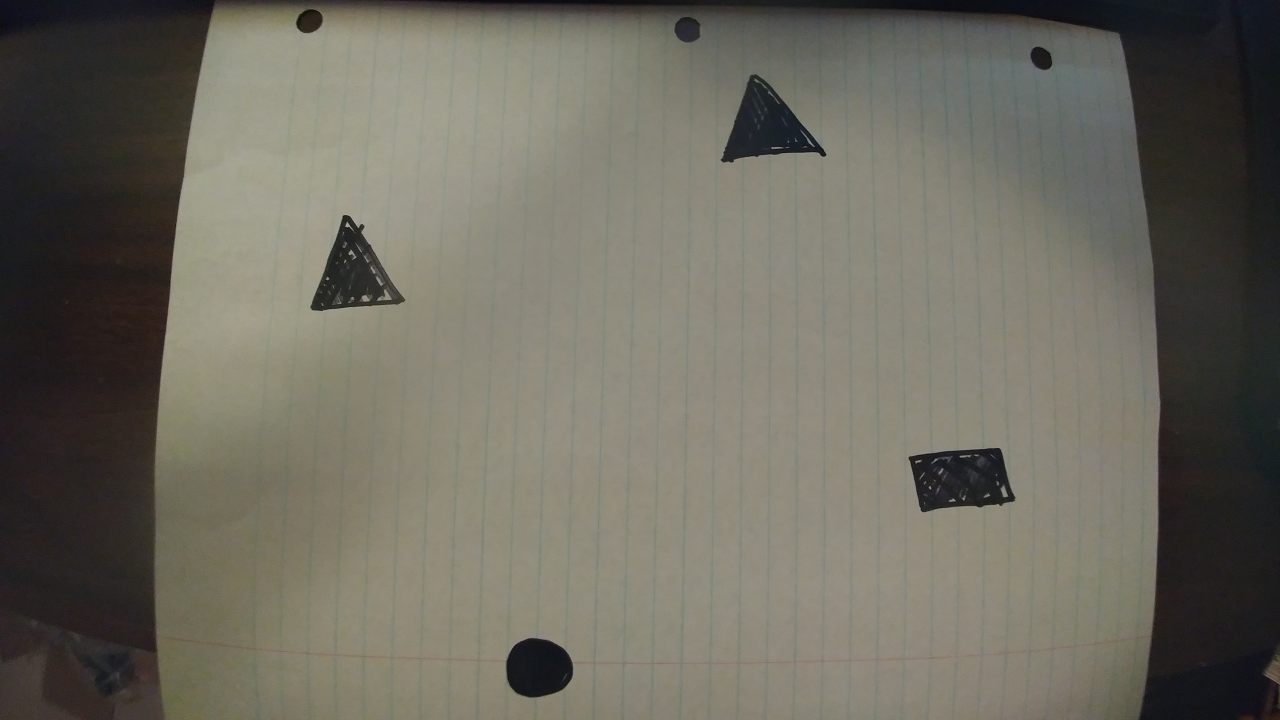
//> input picture OpenROV2.8-master/image.jpg, 3840 x 2160 px, given in place of the camera (shown at 1/3 size)
$ ./Source   (built with g++ and OpenCV 4)
//> lines starting //> are read from the running program, lines starting //| are printed output that depends on the picture; after the words box and inside, x2 and y2 are one past the last pixel; in counts of white or black regions, pixels touching at a corner belong together
### OpenROV2.8-master/TargetTrackingCode/Uuv.h
#pragma once
#include <string>
using namespace std;
class Uuv
{
public:
	Uuv();
	~Uuv();
private:
	int xPosition;
	int yPosition;
	string type;
};

### OpenROV2.8-master/TargetTrackingCode/Target.h
#pragma once
#include <string>
#include <opencv\cv.h>
#include <opencv\highgui.h>

using namespace std;
using namespace cv;
class Target
{
public:
	Target();
	Target(string name);
	int getXPos();
	void setXPos(int x);

	int getYPos();
	void setYPos(int y);

	Scalar getHSVmin();
	Scalar getHSVmax();

	void setHSVmin(Scalar min);
	void setHSVmax(Scalar max);

	void setAngle(double a);
	double getAngle();
	string getType() { return type; }
	void setType(string t) { type = t; }

	Scalar getColour() {
		return Colour;
	}
	void setColour(Scalar c) {

		Colour = c;
	}


	~Target(void);
private:
	int xPosition;
	int yPosition;
	double angle;

	Scalar HSVmin, HSVmax;
	Scalar Colour;
	string type;


};

### OpenROV2.8-master/TargetTrackingCode/RedObjectTracking.h
//
//  RedObjectTracking.h
//  openctest2
//
//  Created by kehlin swain on 1/9/15.
//  Copyright (c) 2015 Kehlin Swain. All rights reserved.
//

#ifndef __openctest2__RedObjectTracking__
#define __openctest2__RedObjectTracking__

#include <stdio.h>
#include <iostream>
#include "opencv2/highgui/highgui.hpp"
#include "opencv2/imgproc/imgproc.hpp"

using namespace cv;
using namespace std;

void RedObjectTracking();
#endif /* defined(__openctest2__RedObjectTracking__) */

### OpenROV2.8-master/TargetTrackingCode/Target.cpp
#include "Target.h"


// [7 lines left out: function Target, not called in this run]

Target::Target(string name)
{
	if (name == "red") {
		setType("red");
		setHSVmax(Scalar(179, 255, 255));
		setHSVmin(Scalar(160, 100, 100));

		//setHSVmin(Scalar(0,152,92));
		//setHSVmax(Scalar(7,188,201));
		//cv::inRange(hsv_image, cv::Scalar(0, 100, 100), cv::Scalar(10, 255, 255), lower_red_hue_range);
		//cv::inRange(hsv_image, cv::Scalar(160, 100, 100), cv::Scalar(179, 255, 255), upper_red_hue_range);

		//BGR value for RED:
		setColour(Scalar(0, 0, 255));
	}
	if (name == "yellow")
	{
		setType("yellow");
		setHSVmin(Scalar(0, 0, 0));
		setHSVmax(Scalar(255, 255, 255));

		//BGR value for Yellow:
		setColour(Scalar(0, 255, 255));
	}
	if (name == "black")
	{
		setHSVmin(Scalar(0, 0, 0,0));
		setHSVmax(Scalar(180, 255, 40,0));
		//testing for black color

		setType("black");
		//BGR value for black:
		setColour(Scalar(0, 0, 0));
	}
}
//setters and getters
void Target::setAngle(double a)
{
	Target::angle = a;
}
// [4 lines left out: function getAngle, not called in this run]

 int Target::getXPos() {
	return Target::xPosition;
}
 // [12 lines left out: functions setXPos, getYPos, setYPos, not called in this run]
 Scalar Target::getHSVmin()
 {
	 return Target::HSVmin;
 }
 Scalar Target::getHSVmax()
 {
	 return Target::HSVmax;
 }
 void  Target::setHSVmax(Scalar max)
 {
	 Target::HSVmax = max;
 }
 void Target::setHSVmin(Scalar min)
 {
	 Target::HSVmin = min;
 }


Target::~Target(void)
{
}

### OpenROV2.8-master/TargetTrackingCode/Source.cpp
#include "opencv2/highgui/highgui.hpp"
#include "opencv2/imgproc/imgproc.hpp"
#include <iostream>
#include "RedObjectTracking.h"
#include "Target.h"
#include "Uuv.h"

#define PI 3.14159265

using namespace cv;
using namespace std;
using namespace cv;
//initial min and max HSV filter values.
//these will be changed using trackbars
int H_MIN = 0;
int H_MAX = 256;
int S_MIN = 0;
int S_MAX = 256;
int V_MIN = 0;
int V_MAX = 256;
//default capture width and height
const int FRAME_WIDTH = 640;
const int FRAME_HEIGHT = 480;
//max number of objects to be detected in frame
const int MAX_NUM_OBJECTS = 3;
//minimum and maximum object area
const int MIN_OBJECT_AREA = 20 * 20;
const int MAX_OBJECT_AREA = FRAME_HEIGHT*FRAME_WIDTH / 4; //1.5
//names that will appear at the top of each window
const string windowName = "Original Image";
const string windowName1 = "HSV Image";
const string windowName2 = "Thresholded Image";
const string windowName3 = "After Morphological Operations";
const string trackbarWindowName = "Trackbars";
int xArrayBlack[MAX_NUM_OBJECTS];
int yArrayBlack[MAX_NUM_OBJECTS];
int xArrayRed[MAX_NUM_OBJECTS];
int yArrayRed[MAX_NUM_OBJECTS];
vector <Target> allVect;

// [53 lines left out: functions on_trackbar, intToString, createTrackbars, drawObject, not called in this run]
void morphOps(Mat &thresh) {

	//create structuring element that will be used to "dilate" and "erode" image.
	//the element chosen here is a 3px by 3px rectangle

	Mat erodeElement = getStructuringElement(MORPH_RECT, Size(3, 3));
	//dilate with larger element so make sure object is nicely visible
	Mat dilateElement = getStructuringElement(MORPH_RECT, Size(8, 8));

	erode(thresh, thresh, erodeElement);
	erode(thresh, thresh, erodeElement);


	dilate(thresh, thresh, dilateElement);
	dilate(thresh, thresh, dilateElement);
}
// [49 lines left out: function trackFilteredObject, not called in this run]

void trackFilteredObject(Target targs,Mat threshold,Mat HSV,Mat &cameraFeed) {
	vector <Target> red;
	int x, y;
	Mat temp;
	threshold.copyTo(temp);
	//these two vectors needed for output of findContours
	vector< vector<Point> > contours;
	vector<Vec4i> hierarchy;
	//find contours of filtered image using openCV findContours function
	findContours(temp, contours, hierarchy, CV_RETR_CCOMP, CV_CHAIN_APPROX_SIMPLE);
	//use moments method to find our filtered object
	double refArea = 0;
	bool objectFound = false;
	if (hierarchy.size() > 0) {
		int numObjects = hierarchy.size();
		//if number of objects greater than MAX_NUM_OBJECTS we have a noisy filter
		if (numObjects<MAX_NUM_OBJECTS) {
			for (int index = 0; index >= 0; index = hierarchy[index][0]) {
				Moments moment = moments((cv::Mat)contours[index]);
				double area = moment.m00;
				//if the area is less than 20 px by 20px then it is probably just noise
				//if the area is the same as the 3/2 of the image size, probably just a bad filter
				//we only want the object with the largest area so we safe a reference area each
				//iteration and compare it to the area in the next iteration.
				if (area>MIN_OBJECT_AREA) {
					//setting angle here
					Target reds;
					reds.setXPos(moment.m10 / area);
					reds.setYPos(y = moment.m01 / area);
					reds.setType(targs.getType());
					reds.setColour(targs.getColour());
					string strType = reds.getType();
					int xPos = reds.getXPos();
					int yPos = reds.getYPos();
					if (strType == "black")
					{
						//must do calc to fix value
						//reds.setAngle(130);
					}
					red.push_back(reds);
					allVect.push_back(reds);
					objectFound = true;
				}
				else objectFound = false;

			}
			//let user know you found an object
			if (objectFound == true) {
				//draw object location on screen
				//int slope = red.getXPos();
				int mX = red.at(1).getXPos() - red.at(0).getXPos();
				int mY = red.at(1).getYPos() - red.at(0).getYPos();

				//specifying specific conditions for the slope
				//when the difference of y is 0 and and the difference of x is positive
				if (mY = 0 && mX>0)
				{
					red.at(1).setAngle(180);
					red.at(0).setAngle(180);
				}
				if (mY = 0 && mX < 0)
				{
					red.at(1).setAngle(0);
					red.at(0).setAngle(0);
				}
				if (mX = 0 && mY>0)
				{
					red.at(1).setAngle(90);
					red.at(0).setAngle(90);
				}
				if (mX = 0 && mY < 0)
				{
					red.at(1).setAngle(270);
					red.at(0).setAngle(270);
				}
				if (mX != 0)
				{
					int slope = mY / mX;
					double angle = atan(slope) * 180 / PI;
					red.at(1).setAngle(angle);
					red.at(0).setAngle(angle);
				}

				drawObject(red, cameraFeed);
			}

		}
		//else putText(cameraFeed, "TOO MUCH NOISE! ADJUST FILTER", Point(0, 50), 1, 2, Scalar(0, 0, 255), 2);
	}
}


int main(int argc, char* argv[])
{
	//if we would like to calibrate our filter values, set to true.
	bool calibrationMode = false;

	//Matrix to store each frame of the webcam feed
	Mat cameraFeed;
	Mat threshold;
	Mat HSV;

	if (calibrationMode) {
		//create slider bars for HSV filtering
		createTrackbars();
	}
	//video capture object to acquire webcam feed
	VideoCapture capture;
	//open capture object at location zero (default location for webcam)

	capture.open(0);//"testing.MP4"

	//set height and width of capture frame
	//capture.set(CV_CAP_PROP_FRAME_WIDTH, FRAME_WIDTH);
	//capture.set(CV_CAP_PROP_FRAME_HEIGHT, FRAME_HEIGHT);
	float width = capture.get(CV_CAP_PROP_FRAME_WIDTH);
	float height = capture.get(CV_CAP_PROP_FRAME_HEIGHT);
	capture.set(CV_CAP_PROP_FRAME_WIDTH, FRAME_WIDTH);
	capture.set(CV_CAP_PROP_FRAME_HEIGHT, FRAME_HEIGHT);

	//start an infinite loop where webcam feed is copied to cameraFeed matrix
	//all of our operations will be performed within this loop
	while (1) {
		//store image to matrix
		capture.read(cameraFeed);
//> cameraFeed is the input picture: 2160 rows x 3840 cols, CV_8UC3; mean B, G, R 95.9, 106.9, 109.6
		//convert frame from BGR to HSV colorspace
		cvtColor(cameraFeed, HSV, COLOR_BGR2HSV);
//> HSV: 2160 rows x 3840 cols, CV_8UC3; mean H, S, V 36.7, 37, 110.3

		if (calibrationMode == true) {
			//if in calibration mode, we track objects based on the HSV slider values.
			cvtColor(cameraFeed, HSV, COLOR_BGR2HSV);
			inRange(HSV, Scalar(H_MIN, S_MIN, V_MIN), Scalar(H_MAX, S_MAX, V_MAX), threshold);

			//morphologoical opening(remove smalle objectsfrom teh foreground)
			//erode(threshold, threshold, getStructuringElement(MORPH_ELLIPSE, Size(5, 5)));
			//dilate(threshold, threshold, getStructuringElement(MORPH_ELLIPSE, Size(5, 5)));

			//morphological closing fill in small holes of the foreground)
			//dilate(threshold, threshold, getStructuringElement(MORPH_ELLIPSE, Size(5, 5)));
			//erode(threshold, threshold, getStructuringElement(MORPH_ELLIPSE, Size(5, 5)));

			morphOps(threshold);
			imshow(windowName2, threshold);
			trackFilteredObject(threshold, HSV, cameraFeed);
		}
		else
		{
			//we are assuming Up is north, left is west, Right is east, South is down.

			Target red("red"), black("black");
			//red.setHSVmax(Scalar(10,255,255));
			//red.setHSVmin(Scalar(0, 100, 100));
			cvtColor(cameraFeed, HSV, COLOR_BGR2HSV);
			inRange(HSV, red.getHSVmin(), red.getHSVmax(), threshold);
//> threshold: 2160 rows x 3840 cols, CV_8UC1; every value is 0


			//cout << ang << endl;


			morphOps(threshold);
			trackFilteredObject(red, threshold, HSV, cameraFeed);
//> in trackFilteredObject, `findContours(temp, contours, hierarchy, CV_RETR_CCOMP, CV_CHAIN_APPROX..`: contours = 0 contours

			//black object, in this case our uuv
			//black.setHSVmin(Scalar(0, 0, 0));
			//black.setHSVmax(Scalar(180, 255, 30));
			cvtColor(cameraFeed, HSV, COLOR_BGR2HSV);
			inRange(HSV, black.getHSVmin(), black.getHSVmax(), threshold);
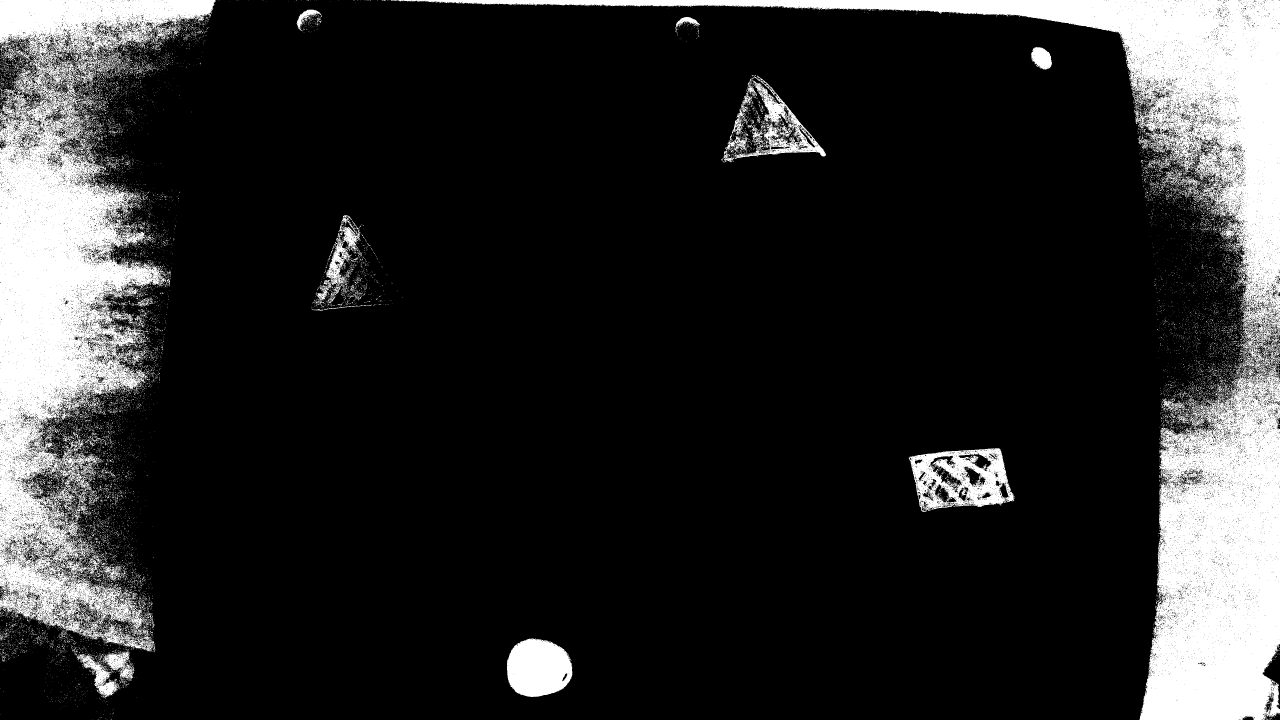
//> threshold: 2160 rows x 3840 cols, CV_8UC1 (shown at 1/3 size); 16.1% white; 17642 white regions (17195 under 20 px), largest, box (x1, y1, x2, y2) and area: (1173, 0, 3840, 2160) 663476, (0, 0, 647, 1955) 495473, (2726, 1345, 3044, 1536) 32249
			morphOps(threshold);
//> in morphOps (call 2), `dilate(thresh, thresh, dilateElement);`:
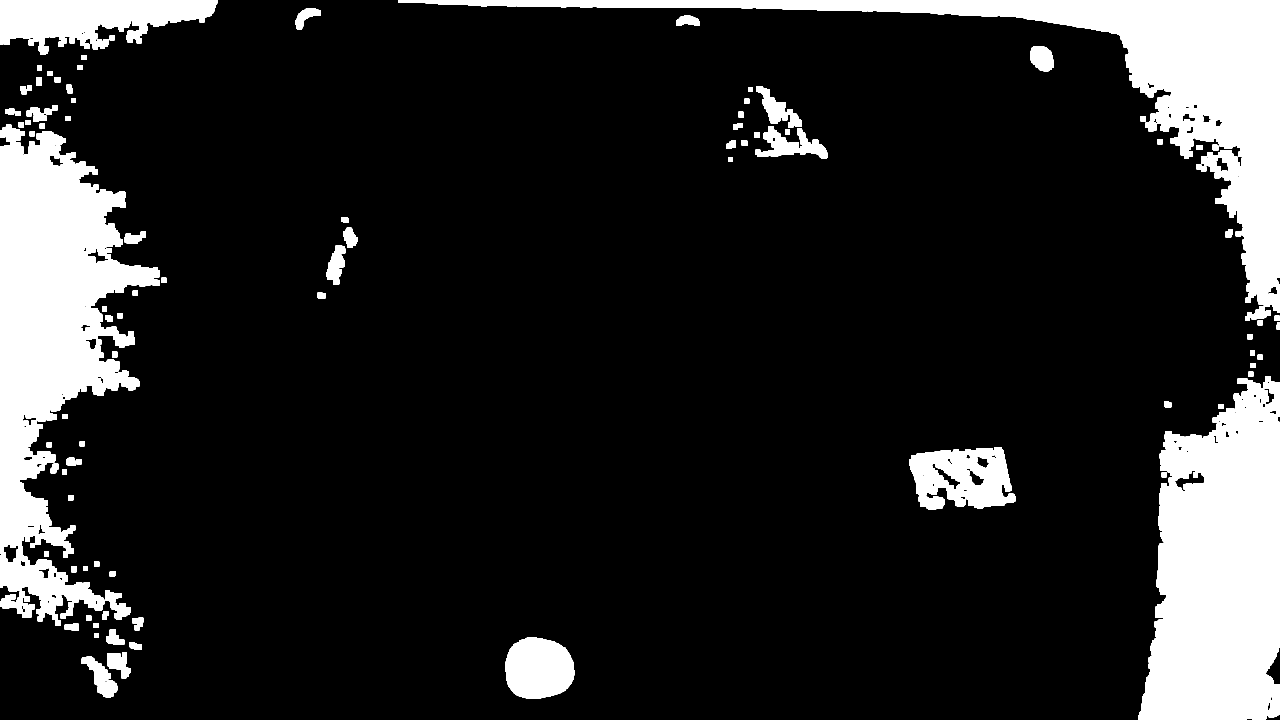
//> thresh: 2160 rows x 3840 cols, CV_8UC1 (shown at 1/3 size); 14.6% white; 107 white regions
			trackFilteredObject(black, threshold, HSV, cameraFeed);
//> in trackFilteredObject (call 2), `findContours(temp, contours, hierarchy, CV_RETR_CCOMP, CV_CHAIN_APPROX..`: contours = 221 contours, 41 with area under 20; largest, box (x1, y1, x2, y2) and area: (0, 374, 480, 1864) 340126, (3416, 1129, 3840, 2160) 337602, (1194, 0, 3840, 939) 320745, (0, 0, 652, 149) 62814, (2728, 1341, 3036, 1530) 44102


			//morphologoical opening(remove smalle objectsfrom teh foreground)
			erode(threshold, threshold, getStructuringElement(MORPH_ELLIPSE, Size(5, 5)));
			dilate(threshold, threshold, getStructuringElement(MORPH_ELLIPSE, Size(5, 5)));

			//morphological closing fill in small holes of the foreground)
			dilate(threshold, threshold, getStructuringElement(MORPH_ELLIPSE, Size(5, 5)));
			erode(threshold, threshold, getStructuringElement(MORPH_ELLIPSE, Size(5, 5)));
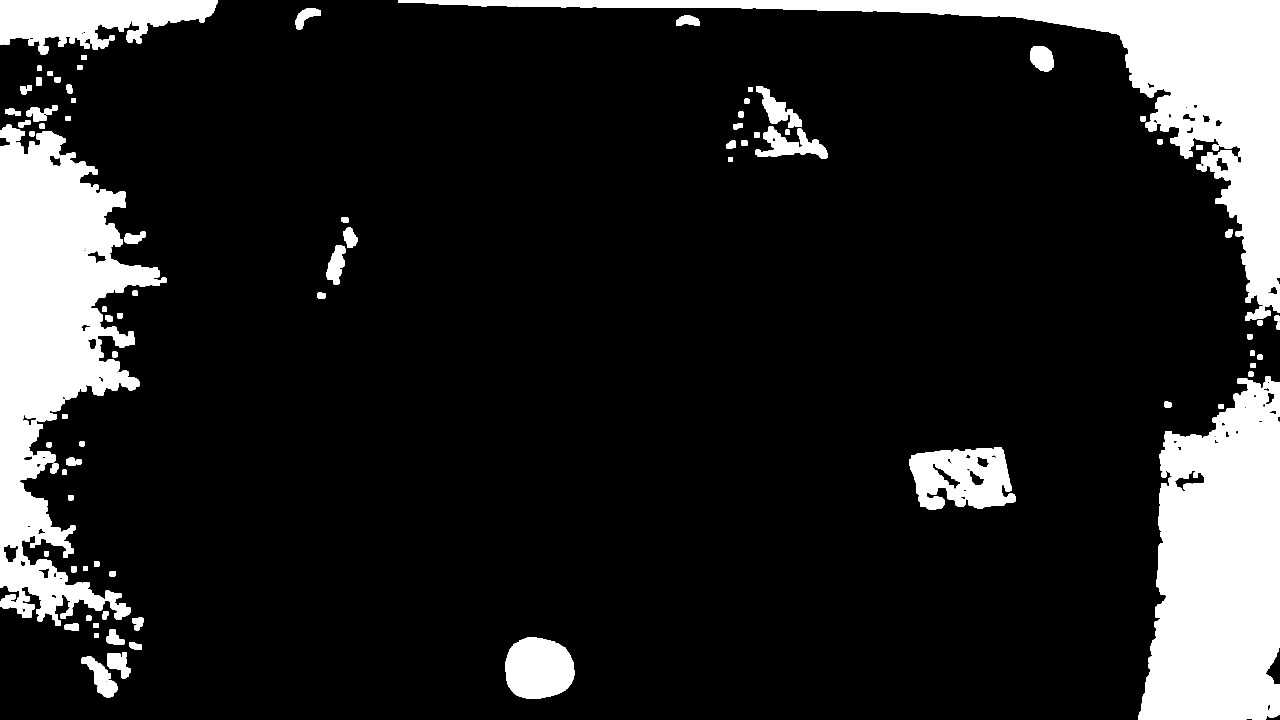
//> threshold: 2160 rows x 3840 cols, CV_8UC1 (shown at 1/3 size); 14.7% white; 80 white regions, largest, box (x1, y1, x2, y2) and area: (0, 374, 499, 1878) 351457, (3416, 1129, 3840, 2160) 336749, (1194, 0, 3840, 963) 325797

			black.setAngle(90);
			red.setAngle(120);


		}

		//show frames
		imshow(windowName2,threshold);

		imshow(windowName, cameraFeed);
		imshow(windowName1,HSV);
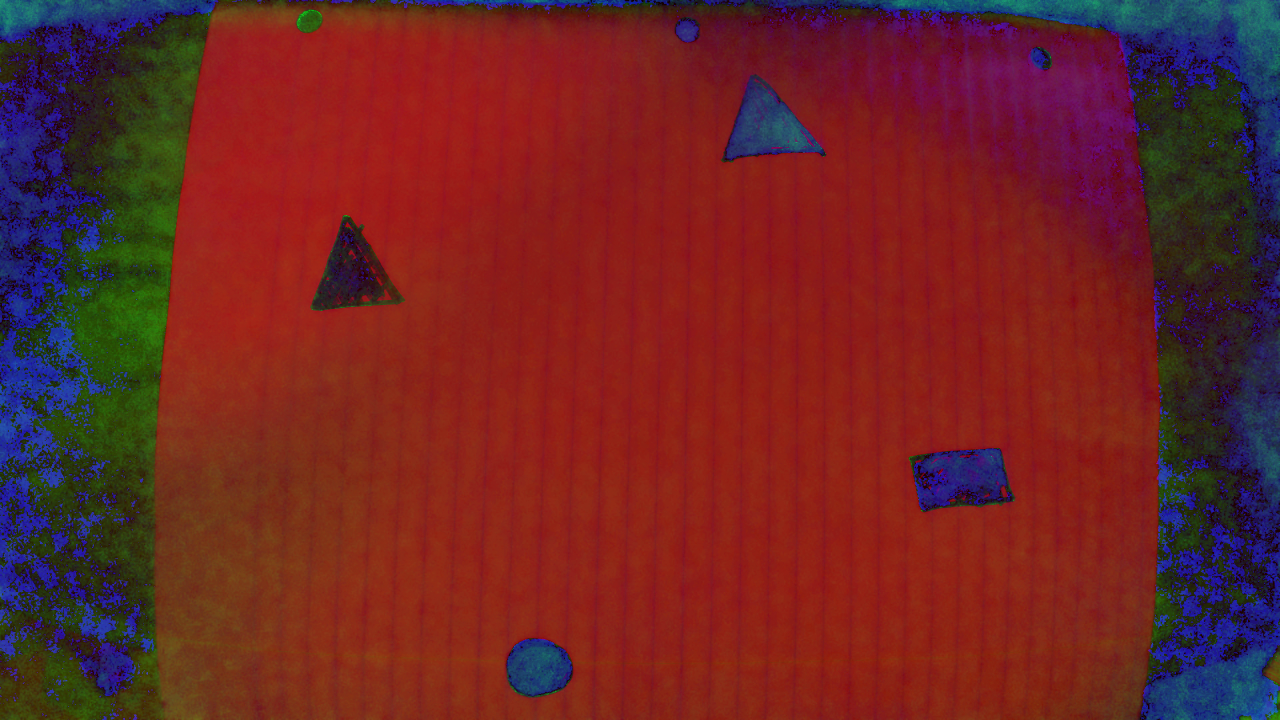
//> window 'HSV Image': 2160 rows x 3840 cols, CV_8UC3 (shown at 1/3 size); mean B, G, R 36.7, 37, 110.3


		//delay 30ms so that screen can refresh.
		//image will not appear without this waitKey() command
		waitKey(30);
	}

	return 0;
}
